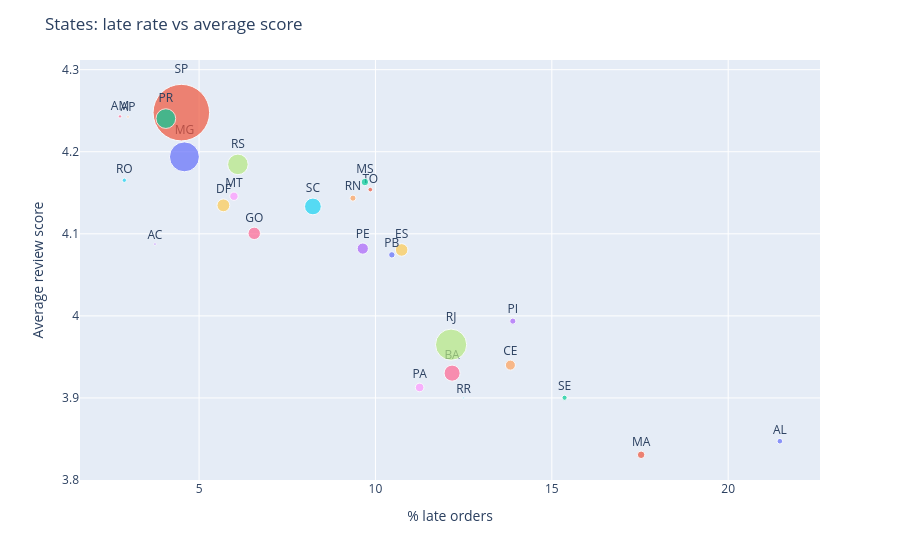

Source (notebook cell):
### Markdown cell above
## 3. Where? States

Customer state: late rate against average score, bubble size = orders. Dotted lines are the overall values.

### Code cell
states = q("q04_delivery_state.sql")

fig = px.scatter(states, x="perc_late_orders", y="avg_score", size="n_orders", text="state", hover_name="state",
                 color="state", size_max=40)
fig.update_traces(textposition="top center")
fig.update_xaxes(title="% late orders")
fig.update_yaxes(title="Average review score")
fig.update_layout(title="States: late rate vs average score", showlegend=False)
save(fig, "state_scatter")

### Figure 1 — Plotly figure (JSON) as saved in the notebook; plotly's stock layout.template omitted (floating-point values rounded to 4 significant figures)
{"data": [{"hovertemplate": "<b>%{hovertext}</b><br><br>state=%{text}<br>perc_late_orders=%{x}<br>avg_score=%{y}<br>n_orders=%{marker.size}<extra></extra>", "hovertext": ["AL"], "legendgroup": "AL", "marker": {"color": "#636efa", "size": [396], "sizemode": "area", "sizeref": 25.25, "symbol": "circle"}, "mode": "markers+text", "name": "AL", "orientation": "v", "showlegend": true, "text": ["AL"], "textposition": "top center", "type": "scatter", "x": [21.46], "xaxis": "x", "y": [3.847], "yaxis": "y"}, {"hovertemplate": "<b>%{hovertext}</b><br><br>state=%{text}<br>perc_late_orders=%{x}<br>avg_score=%{y}<br>n_orders=%{marker.size}<extra></extra>", "hovertext": ["MA"], "legendgroup": "MA", "marker": {"color": "#EF553B", "size": [713], "sizemode": "area", "sizeref": 25.25, "symbol": "circle"}, "mode": "markers+text", "name": "MA", "orientation": "v", "showlegend": true, "text": ["MA"], "textposition": "top center", "type": "scatter", "x": [17.53], "xaxis": "x", "y": [3.831], "yaxis": "y"}, {"hovertemplate": "<b>%{hovertext}</b><br><br>state=%{text}<br>perc_late_orders=%{x}<br>avg_score=%{y}<br>n_orders=%{marker.size}<extra></extra>", "hovertext": ["SE"], "legendgroup": "SE", "marker": {"color": "#00cc96", "size": [332], "sizemode": "area", "sizeref": 25.25, "symbol": "circle"}, "mode": "markers+text", "name": "SE", "orientation": "v", "showlegend": true, "text": ["SE"], "textposition": "top center", "type": "scatter", "x": [15.36], "xaxis": "x", "y": [3.9], "yaxis": "y"}, {"hovertemplate": "<b>%{hovertext}</b><br><br>state=%{text}<br>perc_late_orders=%{x}<br>avg_score=%{y}<br>n_orders=%{marker.size}<extra></extra>", "hovertext": ["PI"], "legendgroup": "PI", "marker": {"color": "#ab63fa", "size": [475], "sizemode": "area", "sizeref": 25.25, "symbol": "circle"}, "mode": "markers+text", "name": "PI", "orientation": "v", "showlegend": true, "text": ["PI"], "textposition": "top center", "type": "scatter", "x": [13.89], "xaxis": "x", "y": [3.994], "yaxis": "y"}, {"hovertemplate": "<b>%{hovertext}</b><br><br>state=%{text}<br>perc_late_orders=%{x}<br>avg_score=%{y}<br>n_orders=%{marker.size}<extra></extra>", "hovertext": ["CE"], "legendgroup": "CE", "marker": {"color": "#FFA15A", "size": [1273], "sizemode": "area", "sizeref": 25.25, "symbol": "circle"}, "mode": "markers+text", "name": "CE", "orientation": "v", "showlegend": true, "text": ["CE"], "textposition": "top center", "type": "scatter", "x": [13.83], "xaxis": "x", "y": [3.94], "yaxis": "y"}, {"hovertemplate": "<b>%{hovertext}</b><br><br>state=%{text}<br>perc_late_orders=%{x}<br>avg_score=%{y}<br>n_orders=%{marker.size}<extra></extra>", "hovertext": ["RR"], "legendgroup": "RR", "marker": {"color": "#19d3f3", "size": [40], "sizemode": "area", "sizeref": 25.25, "symbol": "circle"}, "mode": "markers+text", "name": "RR", "orientation": "v", "showlegend": true, "text": ["RR"], "textposition": "top center", "type": "scatter", "x": [12.5], "xaxis": "x", "y": [3.9], "yaxis": "y"}, {"hovertemplate": "<b>%{hovertext}</b><br><br>state=%{text}<br>perc_late_orders=%{x}<br>avg_score=%{y}<br>n_orders=%{marker.size}<extra></extra>", "hovertext": ["BA"], "legendgroup": "BA", "marker": {"color": "#FF6692", "size": [3253], "sizemode": "area", "sizeref": 25.25, "symbol": "circle"}, "mode": "markers+text", "name": "BA", "orientation": "v", "showlegend": true, "text": ["BA"], "textposition": "top center", "type": "scatter", "x": [12.17], "xaxis": "x", "y": [3.93], "yaxis": "y"}, {"hovertemplate": "<b>%{hovertext}</b><br><br>state=%{text}<br>perc_late_orders=%{x}<br>avg_score=%{y}<br>n_orders=%{marker.size}<extra></extra>", "hovertext": ["RJ"], "legendgroup": "RJ", "marker": {"color": "#B6E880", "size": [12310], "sizemode": "area", "sizeref": 25.25, "symbol": "circle"}, "mode": "markers+text", "name": "RJ", "orientation": "v", "showlegend": true, "text": ["RJ"], "textposition": "top center", "type": "scatter", "x": [12.14], "xaxis": "x", "y": [3.965], "yaxis": "y"}, {"hovertemplate": "<b>%{hovertext}</b><br><br>state=%{text}<br>perc_late_orders=%{x}<br>avg_score=%{y}<br>n_orders=%{marker.size}<extra></extra>", "hovertext": ["PA"], "legendgroup": "PA", "marker": {"color": "#FF97FF", "size": [942], "sizemode": "area", "sizeref": 25.25, "symbol": "circle"}, "mode": "markers+text", "name": "PA", "orientation": "v", "showlegend": true, "text": ["PA"], "textposition": "top center", "type": "scatter", "x": [11.25], "xaxis": "x", "y": [3.913], "yaxis": "y"}, {"hovertemplate": "<b>%{hovertext}</b><br><br>state=%{text}<br>perc_late_orders=%{x}<br>avg_score=%{y}<br>n_orders=%{marker.size}<extra></extra>", "hovertext": ["ES"], "legendgroup": "ES", "marker": {"color": "#FECB52", "size": [1992], "sizemode": "area", "sizeref": 25.25, "symbol": "circle"}, "mode": "markers+text", "name": "ES", "orientation": "v", "showlegend": true, "text": ["ES"], "textposition": "top center", "type": "scatter", "x": [10.74], "xaxis": "x", "y": [4.08], "yaxis": "y"}, {"hovertemplate": "<b>%{hovertext}</b><br><br>state=%{text}<br>perc_late_orders=%{x}<br>avg_score=%{y}<br>n_orders=%{marker.size}<extra></extra>", "hovertext": ["PB"], "legendgroup": "PB", "marker": {"color": "#636efa", "size": [516], "sizemode": "area", "sizeref": 25.25, "symbol": "circle"}, "mode": "markers+text", "name": "PB", "orientation": "v", "showlegend": true, "text": ["PB"], "textposition": "top center", "type": "scatter", "x": [10.47], "xaxis": "x", "y": [4.074], "yaxis": "y"}, {"hovertemplate": "<b>%{hovertext}</b><br><br>state=%{text}<br>perc_late_orders=%{x}<br>avg_score=%{y}<br>n_orders=%{marker.size}<extra></extra>", "hovertext": ["TO"], "legendgroup": "TO", "marker": {"color": "#EF553B", "size": [274], "sizemode": "area", "sizeref": 25.25, "symbol": "circle"}, "mode": "markers+text", "name": "TO", "orientation": "v", "showlegend": true, "text": ["TO"], "textposition": "top center", "type": "scatter", "x": [9.854], "xaxis": "x", "y": [4.154], "yaxis": "y"}, {"hovertemplate": "<b>%{hovertext}</b><br><br>state=%{text}<br>perc_late_orders=%{x}<br>avg_score=%{y}<br>n_orders=%{marker.size}<extra></extra>", "hovertext": ["MS"], "legendgroup": "MS", "marker": {"color": "#00cc96", "size": [701], "sizemode": "area", "sizeref": 25.25, "symbol": "circle"}, "mode": "markers+text", "name": "MS", "orientation": "v", "showlegend": true, "text": ["MS"], "textposition": "top center", "type": "scatter", "x": [9.7], "xaxis": "x", "y": [4.163], "yaxis": "y"}, {"hovertemplate": "<b>%{hovertext}</b><br><br>state=%{text}<br>perc_late_orders=%{x}<br>avg_score=%{y}<br>n_orders=%{marker.size}<extra></extra>", "hovertext": ["PE"], "legendgroup": "PE", "marker": {"color": "#ab63fa", "size": [1587], "sizemode": "area", "sizeref": 25.25, "symbol": "circle"}, "mode": "markers+text", "name": "PE", "orientation": "v", "showlegend": true, "text": ["PE"], "textposition": "top center", "type": "scatter", "x": [9.641], "xaxis": "x", "y": [4.082], "yaxis": "y"}, {"hovertemplate": "<b>%{hovertext}</b><br><br>state=%{text}<br>perc_late_orders=%{x}<br>avg_score=%{y}<br>n_orders=%{marker.size}<extra></extra>", "hovertext": ["RN"], "legendgroup": "RN", "marker": {"color": "#FFA15A", "size": [470], "sizemode": "area", "sizeref": 25.25, "symbol": "circle"}, "mode": "markers+text", "name": "RN", "orientation": "v", "showlegend": true, "text": ["RN"], "textposition": "top center", "type": "scatter", "x": [9.362], "xaxis": "x", "y": [4.143], "yaxis": "y"}, {"hovertemplate": "<b>%{hovertext}</b><br><br>state=%{text}<br>perc_late_orders=%{x}<br>avg_score=%{y}<br>n_orders=%{marker.size}<extra></extra>", "hovertext": ["SC"], "legendgroup": "SC", "marker": {"color": "#19d3f3", "size": [3537], "sizemode": "area", "sizeref": 25.25, "symbol": "circle"}, "mode": "markers+text", "name": "SC", "orientation": "v", "showlegend": true, "text": ["SC"], "textposition": "top center", "type": "scatter", "x": [8.227], "xaxis": "x", "y": [4.133], "yaxis": "y"}, {"hovertemplate": "<b>%{hovertext}</b><br><br>state=%{text}<br>perc_late_orders=%{x}<br>avg_score=%{y}<br>n_orders=%{marker.size}<extra></extra>", "hovertext": ["GO"], "legendgroup": "GO", "marker": {"color": "#FF6692", "size": [1950], "sizemode": "area", "sizeref": 25.25, "symbol": "circle"}, "mode": "markers+text", "name": "GO", "orientation": "v", "showlegend": true, "text": ["GO"], "textposition": "top center", "type": "scatter", "x": [6.564], "xaxis": "x", "y": [4.101], "yaxis": "y"}, {"hovertemplate": "<b>%{hovertext}</b><br><br>state=%{text}<br>perc_late_orders=%{x}<br>avg_score=%{y}<br>n_orders=%{marker.size}<extra></extra>", "hovertext": ["RS"], "legendgroup": "RS", "marker": {"color": "#B6E880", "size": [5327], "sizemode": "area", "sizeref": 25.25, "symbol": "circle"}, "mode": "markers+text", "name": "RS", "orientation": "v", "showlegend": true, "text": ["RS"], "textposition": "top center", "type": "scatter", "x": [6.101], "xaxis": "x", "y": [4.185], "yaxis": "y"}, {"hovertemplate": "<b>%{hovertext}</b><br><br>state=%{text}<br>perc_late_orders=%{x}<br>avg_score=%{y}<br>n_orders=%{marker.size}<extra></extra>", "hovertext": ["MT"], "legendgroup": "MT", "marker": {"color": "#FF97FF", "size": [885], "sizemode": "area", "sizeref": 25.25, "symbol": "circle"}, "mode": "markers+text", "name": "MT", "orientation": "v", "showlegend": true, "text": ["MT"], "textposition": "top center", "type": "scatter", "x": [5.989], "xaxis": "x", "y": [4.146], "yaxis": "y"}, {"hovertemplate": "<b>%{hovertext}</b><br><br>state=%{text}<br>perc_late_orders=%{x}<br>avg_score=%{y}<br>n_orders=%{marker.size}<extra></extra>", "hovertext": ["DF"], "legendgroup": "DF", "marker": {"color": "#FECB52", "size": [2074], "sizemode": "area", "sizeref": 25.25, "symbol": "circle"}, "mode": "markers+text", "name": "DF", "orientation": "v", "showlegend": true, "text": ["DF"], "textposition": "top center", "type": "scatter", "x": [5.689], "xaxis": "x", "y": [4.135], "yaxis": "y"}, {"hovertemplate": "<b>%{hovertext}</b><br><br>state=%{text}<br>perc_late_orders=%{x}<br>avg_score=%{y}<br>n_orders=%{marker.size}<extra></extra>", "hovertext": ["MG"], "legendgroup": "MG", "marker": {"color": "#636efa", "size": [11319], "sizemode": "area", "sizeref": 25.25, "symbol": "circle"}, "mode": "markers+text", "name": "MG", "orientation": "v", "showlegend": true, "text": ["MG"], "textposition": "top center", "type": "scatter", "x": [4.585], "xaxis": "x", "y": [4.194], "yaxis": "y"}, {"hovertemplate": "<b>%{hovertext}</b><br><br>state=%{text}<br>perc_late_orders=%{x}<br>avg_score=%{y}<br>n_orders=%{marker.size}<extra></extra>", "hovertext": ["SP"], "legendgroup": "SP", "marker": {"color": "#EF553B", "size": [40399], "sizemode": "area", "sizeref": 25.25, "symbol": "circle"}, "mode": "markers+text", "name": "SP", "orientation": "v", "showlegend": true, "text": ["SP"], "textposition": "top center", "type": "scatter", "x": [4.498], "xaxis": "x", "y": [4.248], "yaxis": "y"}, {"hovertemplate": "<b>%{hovertext}</b><br><br>state=%{text}<br>perc_late_orders=%{x}<br>avg_score=%{y}<br>n_orders=%{marker.size}<extra></extra>", "hovertext": ["PR"], "legendgroup": "PR", "marker": {"color": "#00cc96", "size": [4903], "sizemode": "area", "sizeref": 25.25, "symbol": "circle"}, "mode": "markers+text", "name": "PR", "orientation": "v", "showlegend": true, "text": ["PR"], "textposition": "top center", "type": "scatter", "x": [4.059], "xaxis": "x", "y": [4.24], "yaxis": "y"}, {"hovertemplate": "<b>%{hovertext}</b><br><br>state=%{text}<br>perc_late_orders=%{x}<br>avg_score=%{y}<br>n_orders=%{marker.size}<extra></extra>", "hovertext": ["AC"], "legendgroup": "AC", "marker": {"color": "#ab63fa", "size": [80], "sizemode": "area", "sizeref": 25.25, "symbol": "circle"}, "mode": "markers+text", "name": "AC", "orientation": "v", "showlegend": true, "text": ["AC"], "textposition": "top center", "type": "scatter", "x": [3.75], "xaxis": "x", "y": [4.088], "yaxis": "y"}, {"hovertemplate": "<b>%{hovertext}</b><br><br>state=%{text}<br>perc_late_orders=%{x}<br>avg_score=%{y}<br>n_orders=%{marker.size}<extra></extra>", "hovertext": ["AP"], "legendgroup": "AP", "marker": {"color": "#FFA15A", "size": [67], "sizemode": "area", "sizeref": 25.25, "symbol": "circle"}, "mode": "markers+text", "name": "AP", "orientation": "v", "showlegend": true, "text": ["AP"], "textposition": "top center", "type": "scatter", "x": [2.985], "xaxis": "x", "y": [4.242], "yaxis": "y"}, {"hovertemplate": "<b>%{hovertext}</b><br><br>state=%{text}<br>perc_late_orders=%{x}<br>avg_score=%{y}<br>n_orders=%{marker.size}<extra></extra>", "hovertext": ["RO"], "legendgroup": "RO", "marker": {"color": "#19d3f3", "size": [243], "sizemode": "area", "sizeref": 25.25, "symbol": "circle"}, "mode": "markers+text", "name": "RO", "orientation": "v", "showlegend": true, "text": ["RO"], "textposition": "top center", "type": "scatter", "x": [2.881], "xaxis": "x", "y": [4.165], "yaxis": "y"}, {"hovertemplate": "<b>%{hovertext}</b><br><br>state=%{text}<br>perc_late_orders=%{x}<br>avg_score=%{y}<br>n_orders=%{marker.size}<extra></extra>", "hovertext": ["AM"], "legendgroup": "AM", "marker": {"color": "#FF6692", "size": [145], "sizemode": "area", "sizeref": 25.25, "symbol": "circle"}, "mode": "markers+text", "name": "AM", "orientation": "v", "showlegend": true, "text": ["AM"], "textposition": "top center", "type": "scatter", "x": [2.759], "xaxis": "x", "y": [4.243], "yaxis": "y"}], "layout": {"legend": {"itemsizing": "constant", "title": {"text": "state"}, "tracegroupgap": 0}, "margin": {"t": 60}, "showlegend": false, "title": {"text": "States: late rate vs average score"}, "xaxis": {"anchor": "y", "domain": [0, 1], "title": {"text": "% late orders"}}, "yaxis": {"anchor": "x", "domain": [0, 1], "title": {"text": "Average review score"}}}}
